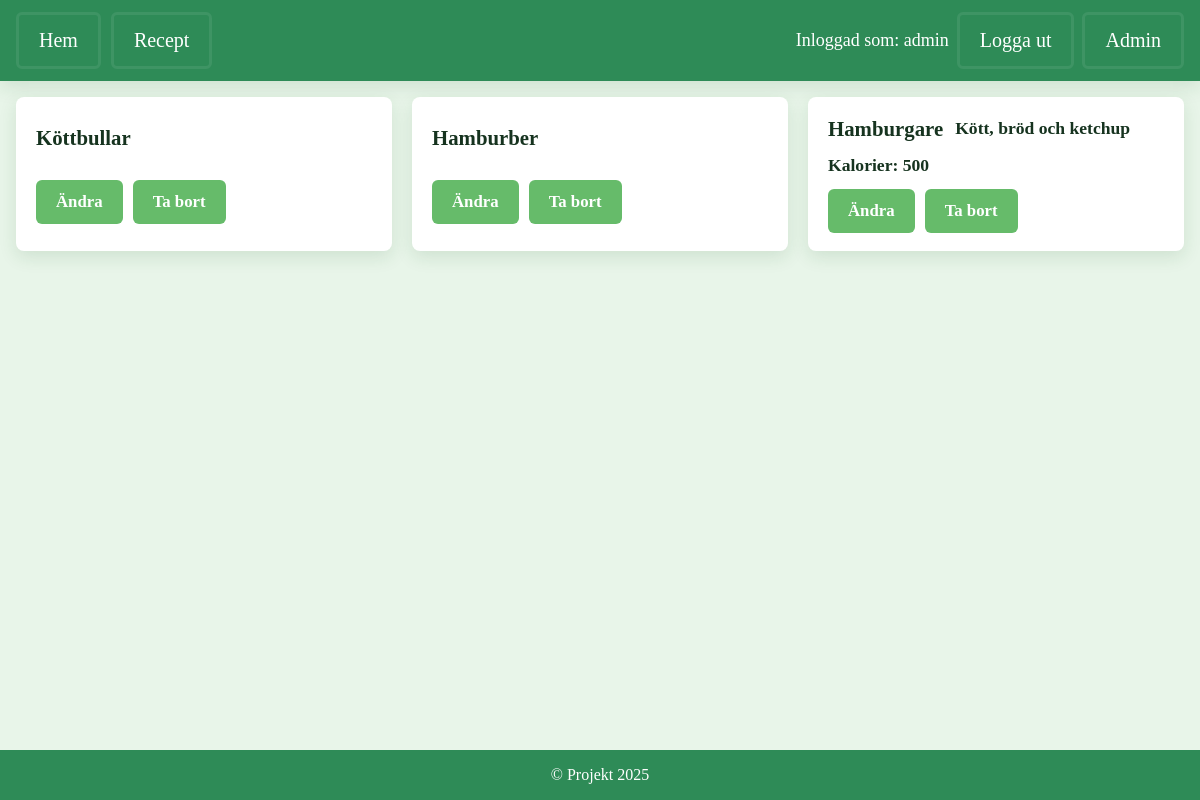
The app's page /recipe_collection (signed in), older data.
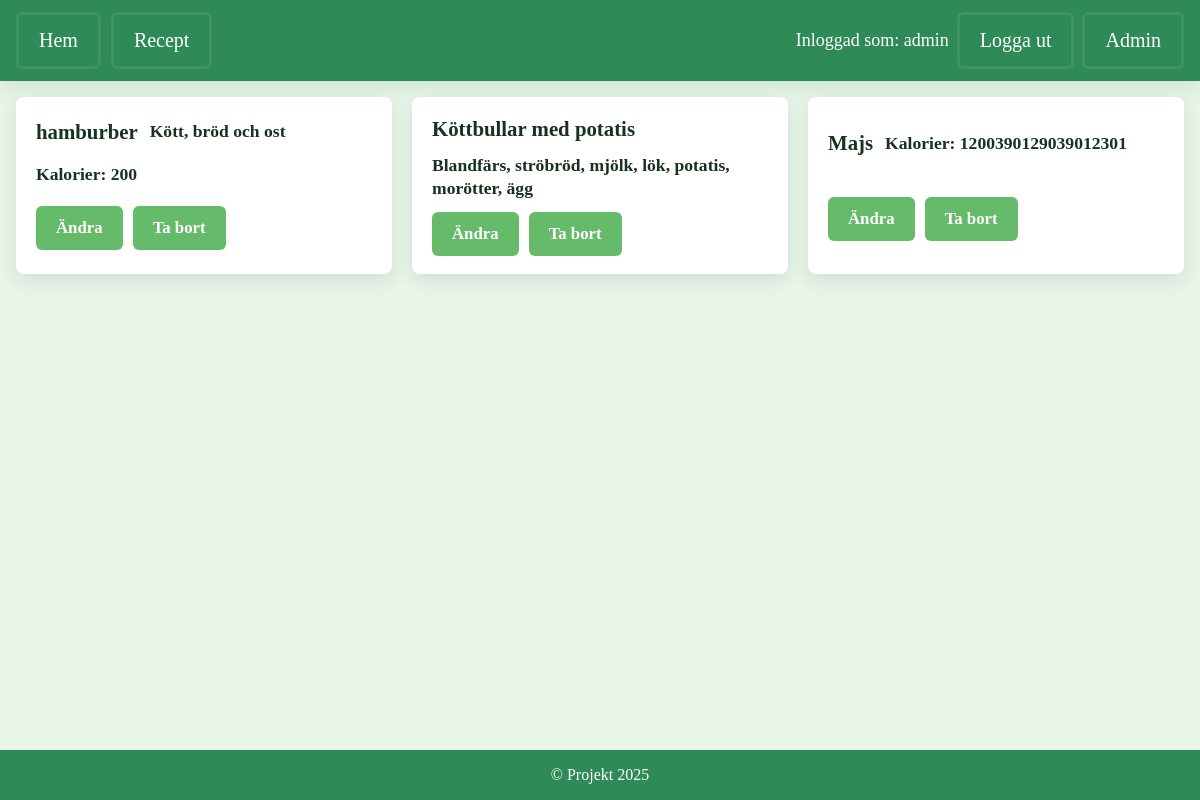
The same page, newer data.
### tables this page shows
CREATE TABLE recipes (
                        id INTEGER PRIMARY KEY AUTOINCREMENT,
                        title TEXT NOT NULL
                    , ingredients TEXT, calories INTEGER);

### app.py (the view)
@app.route('/recipe_collection')
def recipe_collection():
    if not session.get('username'):
        return redirect(url_for('login'))
    recipes = get_all_recipes()
    return render_template('recipe_collection.html', recipes=recipes)

### app.py (called while the page is built)
def get_all_recipes():
    with sqlite3.connect('app.db') as conn:
        conn.row_factory = sqlite3.Row
        cursor = conn.cursor()
        cursor.execute("SELECT id, title, ingredients, calories FROM recipes ORDER BY id")
        return cursor.fetchall()

### templates/recipe_collection.html (shortened to what this page needs)
{% extends "base.html" %}
{% block content %}
    <ul class="recipe-list">
        {% for r in recipes %}
        <li data-id="{{ r['id'] }}" aria-label="Recept: {{ r['title'] }}">
            <div class="recipe-title">
                {{ r['title'] }}
                {% if r['ingredients'] %}
                <div class="recipe-ingredients">{{ r['ingredients'] }}</div>
                {% endif %}
                {% if r['calories'] %}
                <div class="recipe-calories">Kalorier: {{ r['calories'] }}</div>
                {% endif %}
            </div>
            <div class="recipe-actions">
                <a class="btn" href="{{ url_for('edit_recipe', recipe_id=r['id']) }}" aria-label="Ändra recept {{ r['title'] }}">Ändra</a>
                <form method="POST" action="{{ url_for('delete_recipe', recipe_id=r['id']) }}" aria-label="Formulär för att radera recept">
                    <button class="btn btn-danger" type="submit" aria-label="Ta bort recept {{ r['title'] }}">Ta bort</button>
                </form>
            </div>
        </li>
        {% else %}
        <li class="card">Inga recept ännu!</li>
        {% endfor %}
    </ul>
{% endblock %}

### templates/base.html (shortened to what this page needs)
<!DOCTYPE html>
<html lang="en">
<head>
    <link rel="stylesheet" href="{{ url_for('static', filename='style.css') }}">
</head>
<body>
    <div class="app">
        {% if not hide_nav %}
        <nav class="main-nav">
            <div class="nav-inner">
                <div class="nav-list">
                <a class="nav-link" href="{{ url_for('index') }}" aria-label="Gå till startsidan">Hem</a>
                <a class="nav-link" href="{{ url_for('recipe_collection') }}" aria-label="Visa receptsamling">Recept</a>
                </div>
                <div class="left">
                    {% if session.get('username') %}
                        <span aria-label="Inloggad användare">Inloggad som: {{ session.get('username') }}</span>
                        <a class="nav-link" href="{{ url_for('logout') }}" aria-label="Logga ut från systemet">Logga ut</a>
                    {% else %}
                        <a class="nav-link" href="{{ url_for('login') }}" aria-label="Logga in på systemet">Logga in</a>
                        <a class="nav-link" href="{{ url_for('register') }}" aria-label="Registrera nytt konto">Registrera</a>
                    {% endif %}
                    {% if session.get('is_admin') %}
                        <a class="nav-link" href="{{ url_for('admin_index') }}" aria-label="Öppna administratörspanel">Admin</a>
                    {% endif %}
                </div>
            </div>
        </nav>
        {% endif %}
        <main class="site-main container content-left">
            {% block content %}{% endblock %}
        </main>
        {% if not hide_nav %}
        <footer>
            &copy; Projekt 2025
        </footer>
        {% endif %}
    </div>
</body>
</html>

### static/style.css (style rules this page uses)
:root { --primary-color: #2E8B57; --secondary-color: #E8F5E9; --third-color: #66BB6A; --forth-color: #1B5E20; --font-family: 'Arial, sans-serif'; --bg: var(--secondary-color); --text-color: #16331f; --muted: #466c53; --accent: #ffd54f; --danger: #d32f2f; --shadow: 0 6px 18px rgba(27,94,32,0.12); --radius: 8px; --gap: 12px; --nav-bg: var(--primary-color); --btn-bg: var(--third-color); --btn-hover: #4ea05a; --btn-contrast: #ffffff; }
html, body { height: 100%; margin: 0; background: var(--bg); color: var(--text-color); font-family: var(--font-family); }
a { color: inherit; text-decoration: none; }
.container { max-width: 980px; margin: 0 auto; padding: 0 16px; box-sizing: border-box; }
.app { min-height: 100vh; display: flex; flex-direction: column; }
.site-main { flex: 1 0 auto; display: block; min-height: 0; }
.main-nav { width: 100%; background: var(--nav-bg); color: white; padding: 12px 0; box-shadow: var(--shadow); border-radius: 0; }
.nav-inner { max-width: 980px; margin: 0 auto; padding: 0 16px; display: flex; align-items: center; justify-content: space-between; gap: 12px; }
.nav-list { display:flex; gap:10px; align-items:center; flex-wrap:wrap; }
.left, .nav-actions { display:flex; gap:8px; align-items:center; }
.nav-list { display: flex; gap: 10px; align-items: center; flex-wrap: nowrap; }
.nav-list, .nav-actions { white-space: nowrap; overflow-x: auto; }
.nav-link { padding: 12px 18px; background: transparent; color: white; border-radius: 6px; border: 3px solid rgba(255,255,255,0.08); font-size: 18px; transition: transform 0.12s cubic-bezier(.2,.9,.2,1), background 0.12s, box-shadow 0.12s; }
span { font-size: 18px; }
.btn { cursor: pointer; display: inline-flex; gap: 8px; align-items: center; justify-content: center; padding: 12px 20px; border-radius: 6px; border: none; color: var(--btn-contrast); background: var(--btn-bg); font-weight: 600; font-family: var(--font-family); font-size: 1.05rem; }
button.btn { border: none; padding: 12px 20px; font-size: 1.05rem; font-family: var(--font-family); }
.btn { transition: transform 0.12s cubic-bezier(.2,.9,.2,1), background 0.12s, box-shadow 0.12s; }
::placeholder { font-size: 18px; }
form { margin: 0; }
footer { background: var(--nav-bg); padding: 16px 0; text-align: center; color: white; margin-top: auto; width: 100%; flex-shrink: 0; }
.site-main { flex: none; display: block; }
.site-main.container.content-left { margin: 0; padding: 16px; max-width: 100%; width: 100%; box-sizing: border-box; }
ul.recipe-list { display: grid; grid-template-columns: repeat(auto-fit, minmax(320px, 1fr)); gap: var(--gap); padding: 0; margin: 0; list-style: none; width: 100%; box-sizing: border-box; }
li[data-id] { display: grid; grid-template-columns: 1fr; grid-template-rows: auto auto; gap: 12px; width: 100%; box-sizing: border-box; padding: 18px; background: #fff; border-radius: var(--radius); box-shadow: var(--shadow); min-width: 0; }
.recipe-title { display: flex; flex-wrap: wrap; gap: 12px; align-items: center; font-size: 1.3rem; line-height: 1.3; font-weight: 600; margin: 0; font-family: var(--font-family); }
.recipe-title > * { margin: 0; font-size: 1.1rem; font-weight: 600; font-family: var(--font-family); }
.recipe-ingredients { font-size: 1.1rem; font-weight: 600; font-family: var(--font-family); }
.recipe-calories { font-size: 1.1rem; font-weight: 600; font-family: var(--font-family); }
.recipe-actions { display: flex; gap: 10px; align-items: center; justify-content: flex-start; }
.recipe-actions form { margin: 0; }
@media (min-width: 1200px) { .container { max-width: 1200px; padding: 0 24px; } }
@media (min-width: 1200px) { .nav-inner { max-width: 1200px; } }
@media (min-width: 1200px) { .nav-link { font-size: 20px; padding: 14px 20px; } }
@media (min-width: 1200px) { ul.recipe-list { display: grid; grid-template-columns: repeat(auto-fit, minmax(320px, 1fr)); gap: 20px; } }
@media (min-width: 1200px) { li[data-id] { padding: 18px 20px; } }

Row changes from the older to the newer data that the page shows:
removed recipes: title "Köttbullar"
removed recipes: title "Hamburber"
removed recipes: title "Hamburgare", ingredients "Kött, bröd och ketchup", calories "500"
added recipes: title "hamburber", ingredients "Kött, bröd och ost", calories "200"
added recipes: title "Köttbullar med potatis", ingredients "Blandfärs, ströbröd, mjölk, lök, potatis, morötter, ägg"
added recipes: title "Majs", calories "1200390129039012301"
